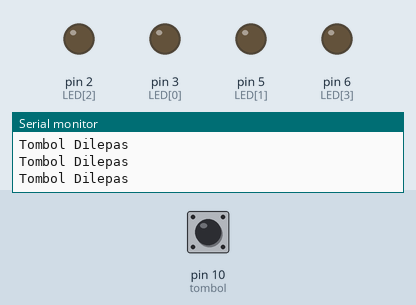
Recording of a sketch running on a simulated Arduino Uno, built with avr-gcc and run on an emulated ATmega328P. On the bench: output pins drawn as LEDs (lit = HIGH), the last lines printed to the serial monitor. Inputs (shaded band) come from the test bench; at power-on: pin 10 (tombol) HIGH.

Above: at 2.8 s.
2.9 s: pin 10 (tombol) pulled LOW for 1.2 s
At 3.8 s:
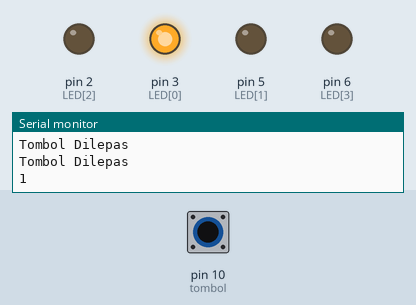
At 7.4 s:
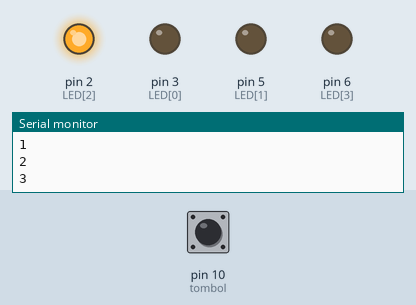
8.2 s: pin 10 (tombol) pulled LOW for 3.2 s
At 13.8 s:
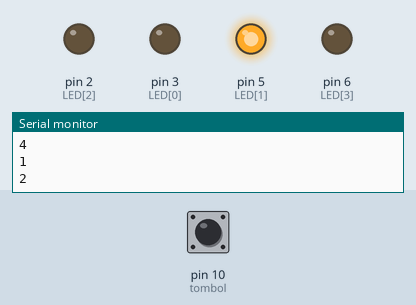
Timing chart, 0 to 18.9 s (numbered marks = the images above; inputs shaded):
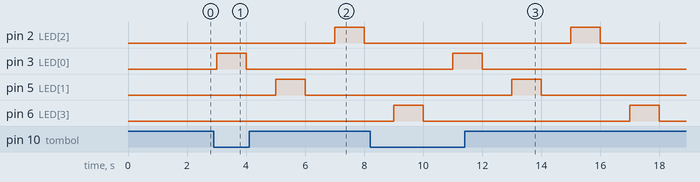

Measured:
- after the input at 2.9 s, pin 2 (LED[2]): LOW → HIGH after 4.1 s, → LOW 1.0 s later; pin 3 (LED[0]): LOW → HIGH after 0.10 s, → LOW 1.0 s later; pin 5 (LED[1]): LOW → HIGH after 2.1 s, → LOW 1.0 s later
- after the input at 8.2 s, pin 2 (LED[2]): LOW → HIGH after 6.8 s, → LOW 1.0 s later; pin 3 (LED[0]): LOW → HIGH after 2.8 s, → LOW 1.0 s later; pin 5 (LED[1]): LOW → HIGH after 4.8 s, → LOW 1.0 s later
- by itself, pin 6 (LED[3]): alternates HIGH for 1.0 s and LOW for 7.0 s

The sketch:

Tugas_Prak_MCU_1.2_LedBergantianFIX.ino
```cpp
int LED[]={3,5,2,6};
int tombol = 10;
int nilaiTombol;
void setup() {
  Serial.begin(9600);
  pinMode(3, OUTPUT);
  pinMode(5, OUTPUT);
  pinMode(2, OUTPUT);
  pinMode(6, OUTPUT);
  pinMode(10, INPUT_PULLUP);
}
void loop() {
  nilaiTombol = digitalRead(tombol);
  if (nilaiTombol==0){
    digitalWrite(3, HIGH);
    Serial.println("1");
    delay(1000);
    digitalWrite(3, LOW);
    delay(1000);
    digitalWrite(5, HIGH);
    Serial.println("2");
    delay(1000);
    digitalWrite(5, LOW);
    delay(1000);
    digitalWrite(2, HIGH);
    Serial.println("3");
    delay(1000);
    digitalWrite(2, LOW);
    delay(1000);
    digitalWrite(6, HIGH);
    Serial.println("4");
    delay(1000);
    digitalWrite(6, LOW);
    delay(1000);
  }else{
    digitalWrite(LED, LOW);
    Serial.println("Tombol Dilepas");
    delay(1000);
  }
}
```
